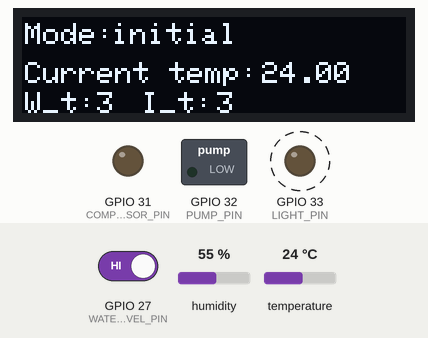
This program was run on a simulated ESP32. Shown: 128×32 one-colour display, switched loads named in the program (green lamp = pin HIGH), output pins drawn as LEDs (lit = HIGH). Dashed ring = blinking. The test bench sets the inputs (shaded band); at power-on: temperature 24 °C, GPIO 27 (WATER_LEVEL_PIN) HIGH, humidity 55 %. WiFi joins after 1.5 s; servers stay silent unless stated; the local clock reads 2024-03-15 10:24:30 at power-on unless the program sets it; EEPROM starts erased; no MQTT or app messages arrive unless stated; what the program prints to the serial monitor is not drawn.

Above: at 4.2 s.
4.3 s: temperature set to 12 °C
At 5.6 s:
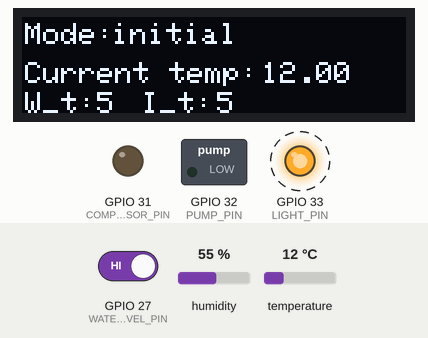
7.4 s: temperature set to 19 °C
At 9.2 s:
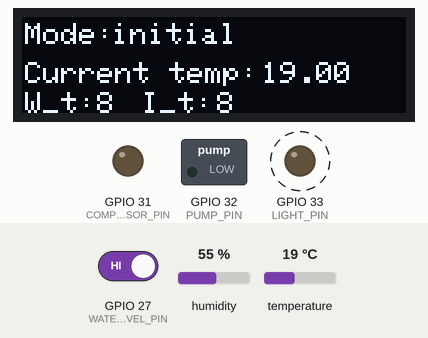
10.3 s: temperature set to 28 °C
At 11.3 s:
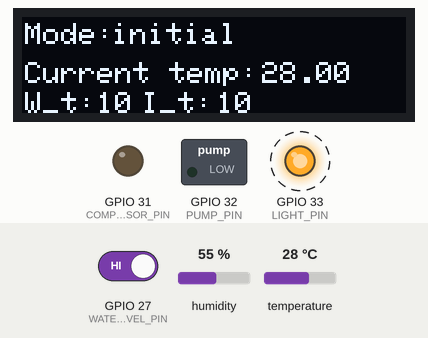
Timing chart, 0 to 18.4 s (numbered marks = the images above; inputs shaded):
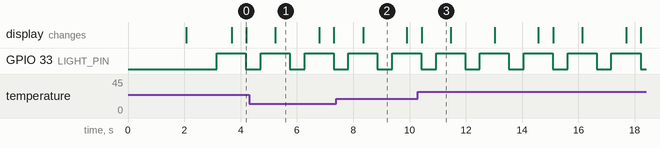

The program:

main.cpp
```cpp
#include <iostream>
#include <Arduino.h>
#include <AsyncMqttClient.h>
#include <MQTT_topics.h>
#include <WiFi.h>
#include <Esp.h>
#include <time.h>
#include <esp_sntp.h>
#include <pinDefinition.h>
#include <EEPROM.h>
#include <structs.h>
#include <DHTesp.h>
#include <Adafruit_SSD1306.h>
#include <SPI.h>
#include <WiFi.h>

DHTesp dht;
enum statusONOFF {OFF, ON};
enum EEPROM_enum{start_hour = 2, stop_hour = 4, lightON_hour = 6, lightOFF_hour = 8};
// const char* WIFI_SSID = "SMA";
// const char* WIFI_PASSWORD = "ipc2320207";
const char* WIFI_SSID = "MiKate2";
const char* WIFI_PASSWORD = "yaslujukate";
const char* ntpServer = "pool.ntp.org";
const long gmtOffset_sec = 10800;
const int daylightOffset_sec = 0;
TempAndHumidity environment;
TimerHandle_t mqttReconnectTimer;
TimerHandle_t wifiReconnectTimer;
// -- prototypes
void connectToWifi();
void connectToMQTT();
void relay_control(int, statusONOFF);
void write_AppToFlash(programm*);
void mqttflow_telemetrySend();
void mqttPublishDIO(const char*, int);
void setupDisplay();
int mqttflow_getAppSettings();
void displayInitialInfo(TempAndHumidity &environment);
int watering();
void timerSetup();
void lightControl();
//
programm current_set;
programm default_set
    {
        .drip_start_h = 7,
        .drip_stop_h = 23,
        .lightON_h = 6,
        .lightOFF_h = 22,
        .pumpONtime_m = 15,
        .pumpOFFtime_m = 30
    };
Adafruit_SSD1306 display(128, 32, &Wire, -1);
struct tm timeinfo;

using std::cout;
using std::cin;
using std::endl;

tm LocalTime()
{
    if (!getLocalTime(&timeinfo))
    {
        cout << "Failed to obtain a time\n";
    }
    return timeinfo;
}

void setup()
{
    // -- General setup
    Serial.begin(9600);
    WiFi.mode(WIFI_STA);
    mqttReconnectTimer = xTimerCreate("mqttTimer", pdMS_TO_TICKS(2000), pdFALSE, (void*)0, reinterpret_cast<TimerCallbackFunction_t>(connectToMQTT));
    wifiReconnectTimer = xTimerCreate("wifiTimer", pdMS_TO_TICKS(2000), pdFALSE, (void*)1, reinterpret_cast<TimerCallbackFunction_t>(connectToWifi));
    // -- IO setup
    pinMode(PUMP_PIN, OUTPUT);
    pinMode(LIGHT_PIN, OUTPUT);
    pinMode(WATER_LEVEL_PIN, INPUT_PULLUP);
    pinMode(COMPRESSOR_PIN, OUTPUT);
    dht.setup(TEMP_PIN, DHTesp::DHT22);
    // -- connection
    connectToWifi();
    connectToMQTT();
    // -- time setup
    configTime(gmtOffset_sec, daylightOffset_sec, ntpServer);
    LocalTime();
    cout << "Start at: " << timeinfo.tm_hour << ":" << timeinfo.tm_min << endl;
    relay_control(PUMP_PIN, OFF);
    // -- programm setup
    // TODO: change structure to class object ////////////////////////////////////////////////////
    uint8_t app_exist = EEPROM.read(1); // check whether we have had set programm before
    if (app_exist == 0)
        {
            current_set = default_set;
            cout << "Default programm was setted\n";
            write_AppToFlash(&default_set);
        }
    write_AppToFlash(&current_set);
    setupDisplay();
    cout << "Watering start at: " << (int)current_set.drip_start_h << endl;
    cout << "Watering stop at: " << (int)current_set.drip_stop_h << endl;
    cout << "Lighting ON at: " << (int)current_set.lightON_h << endl;
    cout << "Turn lighting OFF at: " << (int)current_set.lightOFF_h << endl;
    cout << "Turn pump every " << (int)current_set.pumpONtime_m << endl << endl;
    environment = dht.getTempAndHumidity();
    cout << "Temperature: " << environment.temperature << endl
         << "Humidity: " << environment.humidity << endl << endl;
    timerSetup();
}

void loop()
{
    LocalTime();
    mqttflow_telemetrySend();
    watering();
    lightControl();
    displayInitialInfo(environment);
}

void connectToWifi()
{
    WiFi.begin(WIFI_SSID, WIFI_PASSWORD);
    Serial.println("Connecting to Wi-Fi");
    while (WiFi.status() != WL_CONNECTED)
    {
        Serial.print(".");
        delay(1000);
    }
    cout << "CONNECTED\n"
         << "ESP32 IP address: " << endl;
    Serial.println(WiFi.localIP());
}

/*
EEPROM memory address map:
0 -
1 - App exist
2 - Time (hour) when the watering must start
4 - Time (hour) when the watering must stop
6 - Time (hour) when the lighting must start
8 - Time (hour) when the lighting must stop
*/
void write_AppToFlash(programm* app)
{
    EEPROM.write(start_hour, app->drip_start_h);
    EEPROM.write(stop_hour, app->drip_stop_h);
    EEPROM.write(lightON_hour, app->lightON_h);
    EEPROM.write(lightOFF_hour, app->lightOFF_h);
}
```

MQTT_topics.h
```cpp
#define topic_espTime "smadripsystem/espTime"
#define topic_status "smadripsystem/status"
#define topic_status_pump "smadripsystem/pump"
#define topic_status_light "smadripsystem/light"
#define topic_status_compressor "smadripsystem/compressor"
#define topic_status_waterlevel "smadripsystem/waterlevel"
#define topic_status_pumpONtime "smadripsystem/pumpONtime"
#define topic_status_temperature "smadripsystem/environment/temperature"
#define topic_status_humidity "smadripsystem/environment/humidity"
#define topic_status_wateringTimeour "smadripsystem/wateringTimeour"
#define topic_status_idleTimeout "smadripsystem/idleTimeout"
// define settings topics:
#define topic_settings_drip_start_h "smadripsystem/settings/drip_start_h"
#define topic_settings_drip_stop_h "smadripsystem/settings/drip_stop_h"
#define topic_settings_lightON_h "smadripsystem/settings/lightON_h"
#define topic_settings_lightOFF_h "smadripsystem/settings/lightOFF_h"
#define topic_settings_pumpONtime_m "smadripsystem/settings/pumpONtime_m"
```

pinDefinition.h
```cpp
#pragma once

const int COMPRESSOR_PIN = 31;
const int PUMP_PIN = 32;
const int LIGHT_PIN = 33;
const int WATER_LEVEL_PIN = 27;
const int TEMP_PIN = 23;
const int LCD_SDA = 21;
const int LCD_SCK = 22;
```

structs.h
```cpp
#pragma once

struct programm
{
    int drip_start_h;
    int drip_stop_h;
    int lightON_h;
    int lightOFF_h;
    int pumpONtime_m;
    int pumpOFFtime_m;
};
```

control.cpp
```cpp
#include <iostream>
#include <EEPROM.h>
#include <pinDefinition.h>
#include <Arduino.h>
#include <structs.h>
#include <DHTesp.h>
#include <MQTT_topics.h>
#include <time.h>
#include <string>

using std::cout;
using std::cin;
using std::endl;

hw_timer_t *watering_countdown = NULL;
hw_timer_t *idle_countdown = NULL;

enum statusONOFF {OFF, ON};
enum EEPROM_enum{start_hour = 2, stop_hour = 4, lightON_hour = 6, lightOFF_hour = 8};

// -- prototypes
int watering();
void mqttflow_telemetrySend();
void mqttPublishDIO(const char*, int);
void relay_control(int actuator, statusONOFF status);
void IRAM_ATTR wateringTimeout();
void IRAM_ATTR idleTimeout();
void timerSetup();
int showWateringCountdown();
int showIdleCountdown();
void lightControl();
// --
extern tm timeinfo;
extern tm LocalTime();
extern programm current_set;
// --
std::string mode = "initial";

void timerSetup()
{
    watering_countdown = timerBegin(0, 80, true);
    timerAttachInterrupt(watering_countdown, &wateringTimeout, false);
    timerAlarmWrite(watering_countdown, current_set.pumpONtime_m * 60000000, true);

    idle_countdown = timerBegin(1, 80, true);
    timerAttachInterrupt(idle_countdown, &idleTimeout, false);
    timerAlarmWrite(idle_countdown, current_set.pumpOFFtime_m * 60000000, true);

    timerAlarmEnable(idle_countdown);
    timerAlarmEnable(watering_countdown);

    timerStop(watering_countdown);
    timerStop(idle_countdown);

    timerRestart(watering_countdown);
    timerRestart(idle_countdown);
}

int watering()
{
    if ((timeinfo.tm_hour >= current_set.drip_start_h) && (timeinfo.tm_hour <= current_set.drip_stop_h)) // check that the current time is in the work period
    {
        if (mode != "watering" && mode != "idle")
        {
            relay_control(PUMP_PIN, ON);
        }
    }
    //cout << "\nWatering timeout: " << timerReadSeconds(watering_countdown) << endl;
    //cout << "Idle timeout: " << timerReadSeconds(idle_countdown) << endl;
    return 0;
}

void IRAM_ATTR wateringTimeout()
{
    timerStop(watering_countdown);
    timerRestart(watering_countdown);
    relay_control(PUMP_PIN, OFF);
    mode = "idle";
    timerStart(idle_countdown);
}

void IRAM_ATTR idleTimeout()
{
    timerStop(idle_countdown);
    timerRestart(idle_countdown);
    mode = "Idle timeout";
}

void relay_control(int actuator, statusONOFF status)
{
    if (status == ON)
    {
        if (actuator == PUMP_PIN) // part of code for PUMP
        {
            if (digitalRead(WATER_LEVEL_PIN) != 0) // check the water level
                {
                    digitalWrite(PUMP_PIN, HIGH);
                    cout << "Pump is ON\n";
                    mqttPublishDIO(topic_status_pump, PUMP_PIN);
                    mode = "watering";
                    timerStart(watering_countdown);
                }
            else
                {
                    digitalWrite(PUMP_PIN, LOW);
                    mqttPublishDIO(topic_status_pump, PUMP_PIN);
                    mqttPublishDIO(topic_status_waterlevel, WATER_LEVEL_PIN);
                    cout << "Water level is low, please add water to the boiler. Pump is OFF\n";
                }
        }
        else
            {
                digitalWrite(actuator, status);
                mqttflow_telemetrySend();
            }
    }
    else
    {
        digitalWrite(actuator, LOW);
    }
}

void lightControl()
{
    if ((timeinfo.tm_hour >= current_set.lightON_h) && (digitalRead(LIGHT_PIN) != ON))
        {
            relay_control(LIGHT_PIN, ON);
        }
    else if ((timeinfo.tm_hour > current_set.lightOFF_h) && (digitalRead(LIGHT_PIN) == ON))
        {
            relay_control(LIGHT_PIN, OFF);
        }
}

int showWateringCountdown()
{
    return (int)timerReadSeconds(watering_countdown);
}

int showIdleCountdown()
{
    return (int)timerReadSeconds(idle_countdown);
}
```

display.cpp
```cpp
#include <iostream>
#include <Arduino.h>
#include <Adafruit_SSD1306.h>
#include <Esp.h>
#include <time.h>
#include <WiFi.h>
#include <DHTesp.h>

const int SCREEN_ADDRESS = 0x3C;

void setupDisplay();
void displayInitialInfo(TempAndHumidity &environment);
int showWateringCountdown();
int showIdleCountdown();

extern Adafruit_SSD1306 display;
extern std::string mode;

void setupDisplay()
{
    if(!display.begin(SSD1306_SWITCHCAPVCC, SCREEN_ADDRESS))
    {
    Serial.println(F("SSD1306 allocation failed"));
    for(;;); // Don't proceed, loop forever
    }
    delay(500);
    display.clearDisplay();
    display.setTextColor(WHITE);
    display.setTextSize(1);
}

void displayInitialInfo(TempAndHumidity &environment)
{
    display.clearDisplay();
    display.setCursor(1, 2); display.println("Mode: ");
    display.setCursor(30, 2); display.println(mode.c_str());
    display.setCursor(1, 15); display.println("Current temp:");
    display.setCursor(80, 15); display.print(environment.temperature);
    int W_countdown = showWateringCountdown();
    int I_countdown = showIdleCountdown();
    display.setCursor(1, 25); display.print("W_t:");
    display.setCursor(25, 25); display.print(W_countdown);
    display.setCursor(40, 25); display.print("I_t:");
    display.setCursor(65, 25); display.print(I_countdown);
    display.display();
}
```

mqttflow.cpp
```cpp
#include <MQTT_topics.h>
#include <string>
#include <pinDefinition.h>
#include <structs.h>
#include <AsyncMqttClient.h>
#include <iostream>
#include <DHTesp.h>

using std::cout;
using std::cin;
using std::endl;
using std::string;
using std::to_string;

AsyncMqttClient mqttClient;
tm LocalTime();
extern tm timeinfo;
extern programm current_set;
extern TempAndHumidity environment;
extern DHTesp dht;
const IPAddress MQTT_HOST = IPAddress(91,121,93,94);
const int MQTT_PORT = 1883;

// functions prototypes
void mqttflow_telemetrySend();
void mqttPublishDIO(const char*, int);
int mqttflow_getAppSettings();
// --------------------

void mqttflow_telemetrySend()
{
    if (!mqttClient.connected())
        mqttClient.connect();
    timeinfo = LocalTime();
    string time_h = to_string(timeinfo.tm_hour); // use to_string and c_string to convert int to c type string
    string time_m = to_string(timeinfo.tm_min);
    string time;
    time = time_h + ':' + time_m;
    const char* msg = time.c_str();
    delay(500);
    environment = dht.getTempAndHumidity();
    string sTemp = to_string(environment.temperature);
    mqttClient.publish(topic_espTime, 0, 1, msg); // send time
    mqttPublishDIO(topic_status_pump, PUMP_PIN); // send pump status
    mqttPublishDIO(topic_status_light, LIGHT_PIN);
    mqttPublishDIO(topic_status_compressor, COMPRESSOR_PIN);
    mqttPublishDIO(topic_status_waterlevel, WATER_LEVEL_PIN);
    msg = sTemp.c_str();
    mqttClient.publish(topic_status_temperature, 0, 1, msg);
}

void mqttPublishDIO(const char* topic, int pin)
{
    string value = to_string(digitalRead(pin));
    const char* msg = value.c_str();
    mqttClient.publish(topic, 0, 1, msg);
}

void connectToMQTT()
{
    mqttClient.setServer(MQTT_HOST, MQTT_PORT);
    cout << "Connecting to MQTT" << endl;
    mqttClient.connect();
    while (mqttClient.connected() == 0)
    {
        cout << ".";
        delay(1000);
    }
    cout << "Connected to MQTT broker" << endl;
}

/*
int mqttflow_getAppSettings()
{
   mqttClient.onMessage(onMqttMessage("smadripsystem/settings/drip_start_h", ));
   return 0;
}
*/
```

Measured:
- by itself, GPIO 33 (LIGHT_PIN): alternates HIGH for 1.0 s and LOW for 0.52 s
- what the display in image 0 shows lasts 0.5 s, from 3.7 s to 4.2 s
- what the display in image 1 shows lasts 1.6 s, from 5.2 s to 6.8 s
- what the display in image 3 shows lasts 1.1 s, from 10.4 s to 11.5 s
